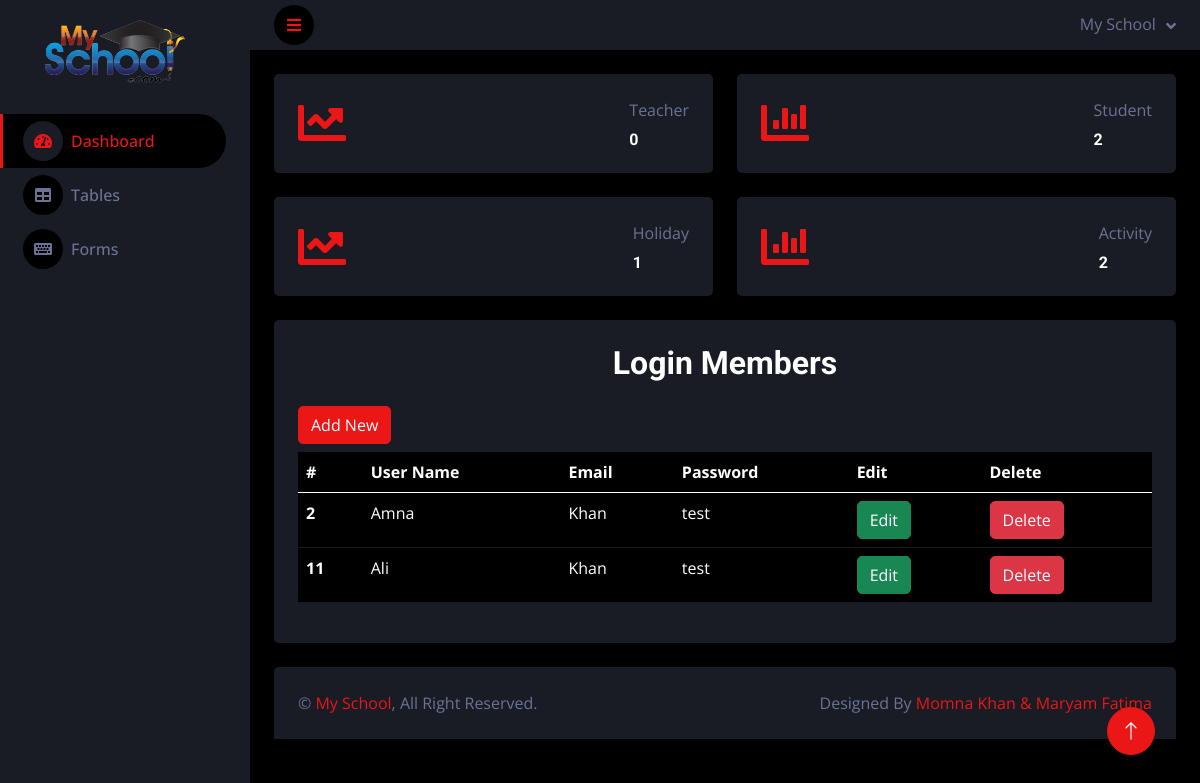
Page /ADMIN/index.php (signed in) on the earlier database version.
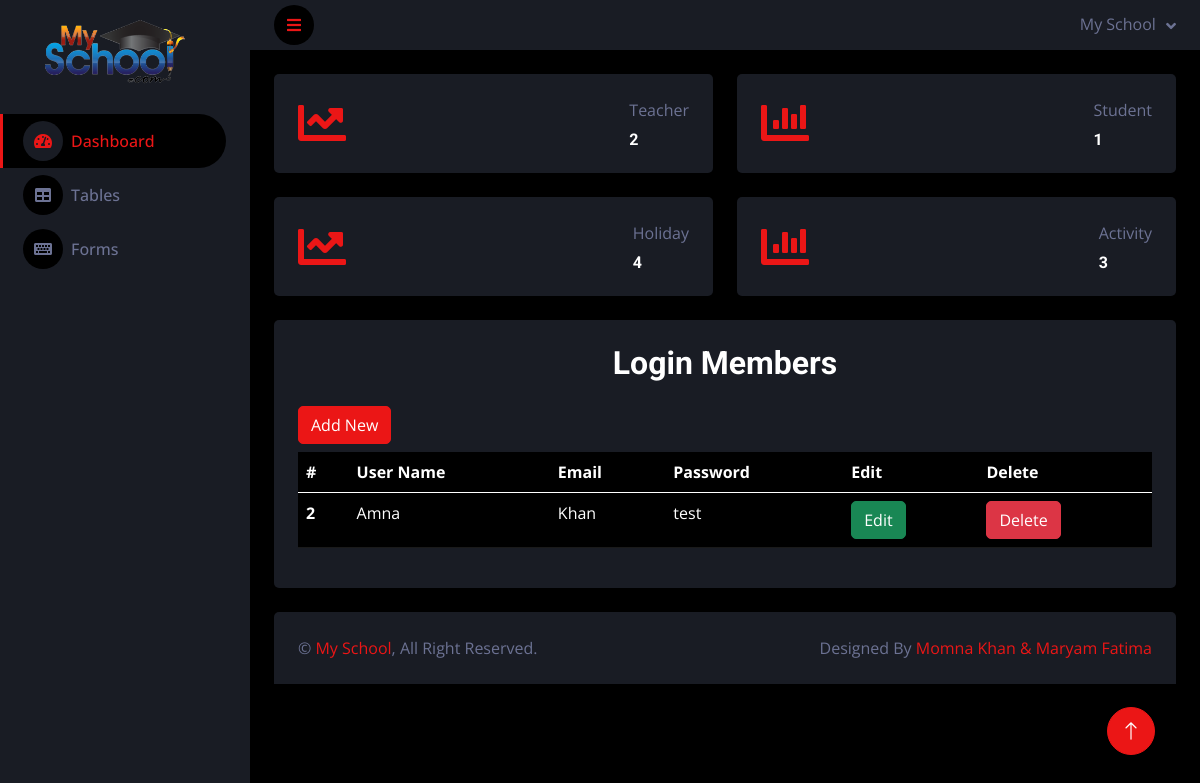
Same page on the later database version.
### tables this page shows
CREATE TABLE `student` (
  `Id` int(11) NOT NULL,
  `First_Name` varchar(225) DEFAULT NULL,
  `Father_Name` varchar(225) NOT NULL,
  `Mother_Name` varchar(225) NOT NULL,
  `Date_of_Birth` varchar(225) NOT NULL,
  `Email` varchar(225) NOT NULL,
  `Pass` varchar(225) NOT NULL,
  `Phone` varchar(225) NOT NULL,
  `Address` varchar(225) NOT NULL,
  `Nationality` varchar(225) NOT NULL,
  `Religion` varchar(225) NOT NULL,
  `Class` varchar(225) NOT NULL,
  `Date` varchar(225) NOT NULL,
  `Report_Card` varchar(225) NOT NULL,
  `Role` int(11) NOT NULL DEFAULT 2
);

### ADMIN/index.php (the view, shortened to what the changed rows need)
<?php
 $conn = mysqli_connect("localhost","root","","online-school-system");
 if($_SESSION["username"] == null)
   {
     header("Location:login.php");
    }
 else{
?>
<!DOCTYPE html>
<html lang="en">
 <head>
     <link href="https://cdnjs.cloudflare.com/ajax/libs/font-awesome/5.10.0/css/all.min.css" rel="stylesheet">
     <link href="https://cdn.jsdelivr.net/npm/bootstrap-icons@1.4.1/font/bootstrap-icons.css" rel="stylesheet">
     <link href="lib/owlcarousel/assets/owl.carousel.min.css" rel="stylesheet">
     <link href="lib/tempusdominus/css/tempusdominus-bootstrap-4.min.css" rel="stylesheet" />
     <link href="css/bootstrap.min.css" rel="stylesheet">
     <link href="css/style.css" rel="stylesheet">
 </head>
 <body>
     <div class="container-fluid position-relative d-flex p-0">
         <div class="content">
             <div class="container-fluid pt-4 px-4">
                 <div class="row g-4">
                     <div class="col-md-6">
                         <div class="bg-secondary rounded d-flex align-items-center justify-content-between p-4">
                             <div class="ms-3">
                                 <p class="mb-2">Teacher</p>
                                 <h6 class="mb-0">
                                 <?php
                                     $query = "SELECT COUNT(id) from `teacher`";
                                     $result =  mysqli_query($conn,$query);
                                     if (mysqli_num_rows($result))
                                       {
                                         while ($row = mysqli_fetch_array($result))
                                           {
                                             echo $row[0];
                                            }
                                        }
                                    ?>
                                 </h6>
                             </div>
                         </div>
                     </div>
                     <div class="col-md-6">
                         <div class="bg-secondary rounded d-flex align-items-center justify-content-between p-4">
                             <div class="ms-3">
                                 <p class="mb-2">Student</p>
                                 <h6 class="mb-0">
                                 <?php
                                     $query = "SELECT COUNT(id) from `student`";
                                     $result =  mysqli_query($conn,$query);
                                     if (mysqli_num_rows($result))
                                       {
                                         while ($row = mysqli_fetch_array($result))
                                           {
                                             echo $row[0];
                                            }
                                        }
                                    ?>
                                 </h6>
                             </div>
                         </div>
                     </div>
                 </div>
                 <br>
                 <div class="row g-4">
                     <div class="col-md-6">
                         <div class="bg-secondary rounded d-flex align-items-center justify-content-between p-4">
                             <div class="ms-3">
                                 <p class="mb-2">Holiday</p>
                                 <h6 class="mb-0">
                                 <?php
                                     $query = "SELECT COUNT(id) from `holiday`";
                                     $result =  mysqli_query($conn,$query);
                                     if (mysqli_num_rows($result))
                                       {
                                         while ($row = mysqli_fetch_array($result))
                                           {
                                             echo $row[0];
                                            }
                                        }
                                    ?>
                                 </h6>
                             </div>
                         </div>
                     </div>
                     <div class="col-md-6">
                         <div class="bg-secondary rounded d-flex align-items-center justify-content-between p-4">
                             <div class="ms-3">
                                 <p class="mb-2">Activity</p>
                                 <h6 class="mb-0">
                                 <?php
                                     $query = "SELECT COUNT(id) from `activities`";
                                     $result =  mysqli_query($conn,$query);
                                     if (mysqli_num_rows($result))
                                       {
                                         while ($row = mysqli_fetch_array($result))
                                           {
                                             echo $row[0];
                                            }
                                        }
                                    ?>
                                 </h6>
                             </div>
                         </div>
                     </div>
                </div>
             </div>
             <div class="container-fluid pt-4 px-4">
                 <div class="row g-4">
                     <div class="col-12">
                         <div class="bg-secondary rounded h-100 p-4">
                             <h2 class="mb-4 text-center">Login Members</h2>
                             <table class="table table-hover table-dark">
                                 <thead>
                                     <tr>
                                         <th scope="col">#</th>
                                         <th scope="col">User Name</th>
                                         <th scope="col">Email</th>
                                         <th scope="col">Password</th>
                                         <th scope="col">Edit</th>
                                         <th scope="col">Delete</th>
                                     </tr>
                                 </thead>
                                 <tbody>
                                     <?php
                                         $query = "SELECT * FROM `student`";
                                         $result = mysqli_query($conn,$query);
                                         if(mysqli_num_rows($result))
                                           {
                                             while($row = mysqli_fetch_array($result)){
                                        ?>
                                     <tr>
                                         <th scope="row"><?php echo $row[0];?></th>
                                         <td><?php echo $row[1];?></td>
                                         <td><?php echo $row[2];?></td>
                                         <td><?php echo $row[3];?></td>
                                         <td><a href="Sl-edit.php?id=<?php echo $row[0]?>" class="btn btn-success">Edit</a></td>
                                         <td><a href="delete.php?id=<?php echo $row[0]?>" class="btn btn-danger">Delete</a></td>
                                     </tr>
                                     <?php
                                           }
                                           }
                                     ?>
                                 </tbody>
                             </table>
                         </div>
                     </div>
                     </div>
             </div>
         </div>
     </div>
 </body>
</html>
<?php
 }
?>

Differences in the rows shown:
removed student: Id "11", First_Name "Ali", Father_Name "Khan", Mother_Name "test"
Other differences:
new list line: "2"
new list line: "1"
new list line: "4"
new list line: "3"
list line gone: "0"
list line gone: "2"
list line gone: "1"
